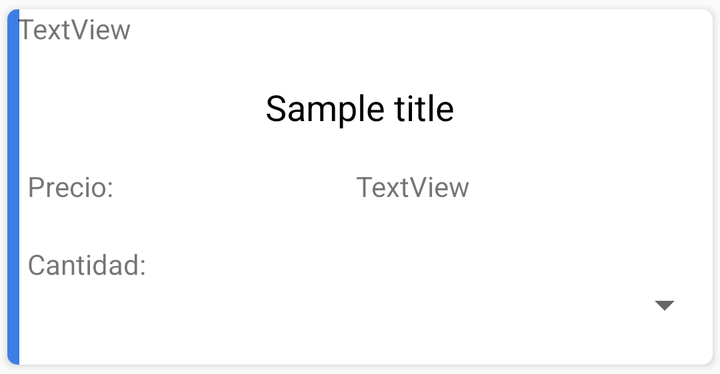
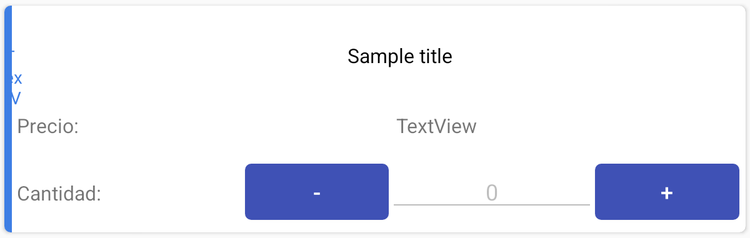

Compare how this app lays out the same screen by default and in its alternative resource folder. The renders come first, then the two layout files and the values they reference.
<!-- AndroidManifest.xml: application theme AppTheme -->
<!-- res/layout/list_details_cards.xml -->
<?xml version="1.0" encoding="utf-8"?>
<android.support.v7.widget.CardView xmlns:android="http://schemas.android.com/apk/res/android"
    xmlns:app="http://schemas.android.com/apk/res-auto"
    android:layout_width="match_parent"
    android:layout_height="wrap_content"
    android:elevation="4dp"
    android:orientation="horizontal"
    app:cardCornerRadius="5dp"
    app:cardUseCompatPadding="true"
    >
    <FrameLayout
        android:background="#3e7ee4"
        android:layout_width="6dp"
        android:layout_height="match_parent"/>
    <LinearLayout
        android:layout_width="match_parent"
        android:layout_height="wrap_content"
        android:background="?android:selectableItemBackground"
        android:orientation="vertical"
        android:padding="0dp">


        <TextView
            android:id="@+id/codigo"
            android:layout_width="match_parent"
            android:layout_height="wrap_content"
            android:layout_marginLeft="5dp"
            android:text="TextView" />

        <TextView
            android:id="@+id/card_titulo"
            android:layout_width="match_parent"
            android:layout_height="60dp"
            android:gravity="center"
            android:padding="5dp"
            android:text="Sample title"
            android:textColor="@android:color/black"
            android:textSize="18sp" />

        <LinearLayout
            android:layout_width="match_parent"
            android:layout_height="match_parent"
            android:orientation="horizontal">

            <TextView
                android:id="@+id/card_precio"
                android:layout_width="wrap_content"
                android:layout_height="wrap_content"
                android:layout_marginLeft="10dp"
                android:layout_weight="1"
                android:text="Precio:" />

            <TextView
                android:id="@+id/card_precio_val"
                android:layout_width="wrap_content"
                android:layout_height="wrap_content"
                android:layout_weight="1"
                android:text="TextView" />
        </LinearLayout>

        <LinearLayout
            android:layout_width="match_parent"
            android:layout_height="match_parent"
            android:layout_marginTop="20dp"
            android:orientation="horizontal">

            <TextView
                android:id="@+id/card_cantidad"
                android:layout_width="wrap_content"
                android:layout_height="wrap_content"
                android:layout_marginLeft="10dp"
                android:layout_weight="1"
                android:text="Cantidad:" />

            <Spinner
                android:id="@+id/cantidad_spi"
                android:layout_width="60dp"
                android:layout_height="60dp"
                android:layout_weight="1"
                android:textAlignment="textStart" />

        </LinearLayout>
    </LinearLayout>

</android.support.v7.widget.CardView>
<!-- resources referenced by this layout -->
<resources>
  <style name="AppTheme" parent="Theme.AppCompat.Light.DarkActionBar">
          
          <item name="colorPrimary">@color/colorPrimary</item>
          <item name="colorPrimaryDark">@color/colorPrimaryDark</item>
          <item name="colorAccent">@color/colorAccent</item>
      </style>
  <color name="colorPrimary">#3f51b5</color>
  <color name="colorPrimaryDark">#303F9F</color>
  <color name="colorAccent">#303f9f</color>
</resources>
<!-- res/layout-sw600dp/list_details_cards.xml (the repository's variant of the layout above) -->
<!-- drawn on a 7-inch tablet held upright -->
<?xml version="1.0" encoding="utf-8"?>
<android.support.v7.widget.CardView
    xmlns:android="http://schemas.android.com/apk/res/android"
    xmlns:app="http://schemas.android.com/apk/res-auto"
    android:layout_width="match_parent"
    android:layout_height="wrap_content"
    android:elevation="4dp"
    android:orientation="horizontal"
    app:cardCornerRadius="5dp"
    app:cardUseCompatPadding="true"
    android:id="@+id/cardPrincipal"
    >
    <FrameLayout
        android:background="#3e7ee4"
        android:layout_width="6dp"
        android:layout_height="match_parent"/>
    <LinearLayout
        android:layout_width="match_parent"
        android:layout_height="wrap_content"
        android:background="?android:selectableItemBackground"
        android:orientation="vertical"
        android:padding="0dp">


        <LinearLayout
            android:layout_width="match_parent"
            android:layout_height="match_parent"
            android:orientation="horizontal">

            <TextView
                android:id="@+id/txt_cod_prod"
                android:layout_width="wrap_content"
                android:layout_height="wrap_content"
                android:layout_weight="1"
                android:text="TextView"
                android:textColor="#3e7ee4" />

            <TextView
                android:id="@+id/codigo"
                android:layout_width="wrap_content"
                android:layout_height="wrap_content"
                android:layout_marginLeft="5dp"
                android:layout_weight="1"
                android:text="TextView"
                android:textColor="#fff" />

            <TextView
                android:id="@+id/card_titulo"
                android:layout_width="match_parent"
                android:layout_height="80dp"
                android:layout_weight="1"
                android:gravity="center"
                android:padding="5dp"
                android:text="Sample title"
                android:textColor="@android:color/black"
                android:textSize="16sp" />

        </LinearLayout>

        <LinearLayout
            android:layout_width="match_parent"
            android:layout_height="match_parent"
            android:orientation="horizontal">

            <TextView
                android:id="@+id/card_precio"
                android:layout_width="wrap_content"
                android:layout_height="wrap_content"
                android:layout_marginLeft="10dp"
                android:layout_weight="1"
                android:text="Precio:"
                android:textSize="16sp" />

            <TextView
                android:id="@+id/card_precio_val"
                android:layout_width="wrap_content"
                android:layout_height="wrap_content"
                android:layout_marginLeft="20dp"
                android:layout_weight="1"
                android:paddingLeft="20dp"
                android:text="TextView"
                android:textSize="16sp" />
        </LinearLayout>

        <LinearLayout
            android:layout_width="match_parent"
            android:layout_height="match_parent"
            android:layout_marginTop="20dp"
            android:orientation="horizontal">

            <TextView
                android:id="@+id/card_cantidad"
                android:layout_width="wrap_content"
                android:layout_height="wrap_content"
                android:layout_marginLeft="10dp"
                android:layout_weight="1"
                android:text="Cantidad:"
                android:textSize="16sp" />

            <Button
                android:id="@+id/btn_min"
                android:layout_width="0sp"
                android:layout_height="45dp"
                android:layout_weight="1"
                android:background="@drawable/redondo"
                android:text="-"
                android:textColor="@color/colorAccent1"
                android:textSize="18sp" />

            <EditText
                android:id="@+id/txt_cant"
                android:layout_width="50dp"
                android:layout_height="wrap_content"
                android:layout_weight="1"
                android:ems="10"
                android:enabled="false"
                android:inputType="textPersonName"
                android:text="0"
                android:textAlignment="center" />

            <Button
                android:id="@+id/btn_plus"
                android:layout_width="0dp"
                android:layout_height="45dp"
                android:layout_marginBottom="10dp"
                android:layout_marginRight="5dp"
                android:layout_weight="1"
                android:background="@drawable/redondo"
                android:text="+"
                android:textColor="@color/colorAccent1"
                android:textSize="18sp" />

        </LinearLayout>
    </LinearLayout>

</android.support.v7.widget.CardView>
<!-- resources referenced by the variant -->
<!-- as a 7-inch tablet held upright resolves them -->
<resources>
  <color name="colorAccent1">#ffffff</color>
  <!-- drawable redondo (drawable-mdpi) -->
  <?xml version="1.0" encoding="utf-8"?>
  <shape xmlns:android="http://schemas.android.com/apk/res/android"
      android:shape="rectangle">
      <corners android:radius="5dp"></corners>
      <solid android:color="@color/colorPrimary"></solid>
      <size android:height="20dp" android:width="30dp"></size>
  </shape>
  <style name="AppTheme" parent="Theme.AppCompat.Light.DarkActionBar">
          
          <item name="colorPrimary">@color/colorPrimary</item>
          <item name="colorPrimaryDark">@color/colorPrimaryDark</item>
          <item name="colorAccent">@color/colorAccent</item>
      </style>
  <color name="colorPrimary">#3f51b5</color>
  <color name="colorPrimaryDark">#303F9F</color>
  <color name="colorAccent">#303f9f</color>
</resources>
